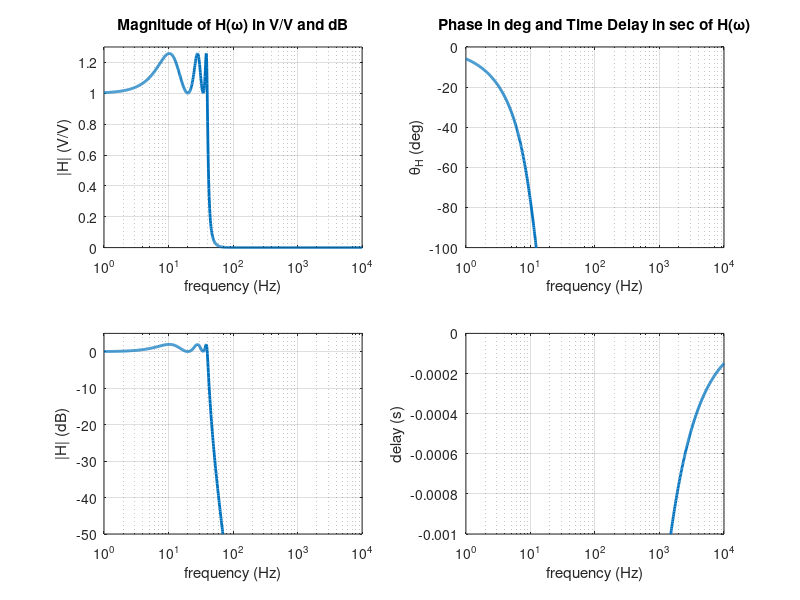
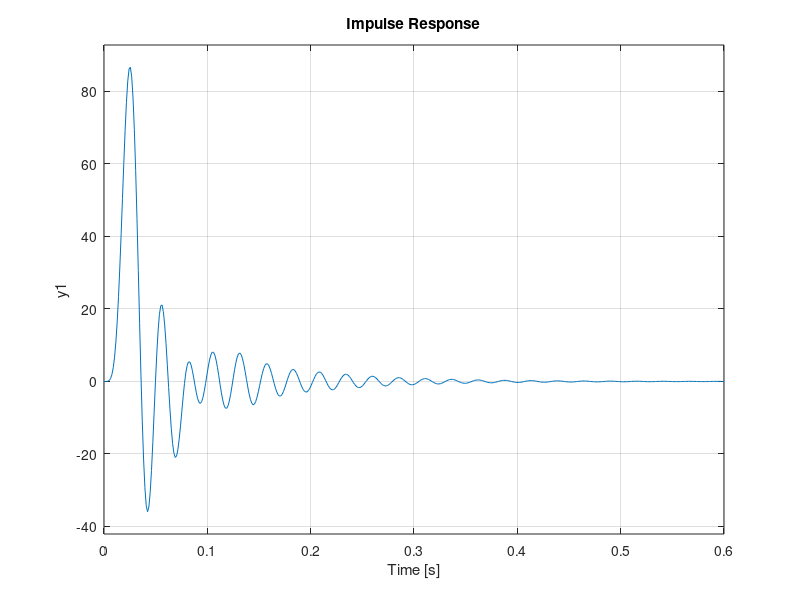

MATLAB code to generate these figures, in order:
% 6th order Chebychev Type I with f(-3Db) =250Hz and 2dB ripple in the passband:
clc;
clear;
f=logspace(0,4,1000);
w=2*pi*f;
fc=250;
wc=2*pi*fc;

[Nbu1,Dbu1]=cheby1(6,2,250,'low','s');
Nbu1 = Nbu1 * 10^ (2/20);
HwBu1=freqs(Nbu1,Dbu1,w);
 
figure(1)
subplot(2,2,1), semilogx(f,abs(HwBu1),'LineWidth',2)
axis([1 1e4 0 1.3]);grid on;xlabel('frequency (Hz)');ylabel('|H| (V/V)')
title('Magnitude of H(\omega) in V/V and dB')
subplot(2,2,3), semilogx(f,20*log10(abs(HwBu1)),'LineWidth',2)
axis([1 1e4 -50 5]);grid on;xlabel('frequency (Hz)');ylabel('|H| (dB)')
subplot(2,2,2), semilogx(f,180*unwrap(angle(HwBu1))/pi,'LineWidth',2)
axis([1 1e4 -100 0]);grid on;xlabel('frequency (Hz)');ylabel('\theta_H (deg)')
title('Phase in deg and Time Delay in sec of H(\omega)')
subplot(2,2,4), semilogx(f,unwrap(angle(HwBu1))./w,'LineWidth',2)
axis([1 1e4 -1e-3 0]);grid on;xlabel('frequency (Hz)');ylabel('delay (s)')
 
figure(2)
sys=tf(Nbu1,Dbu1);
impulse(sys);
